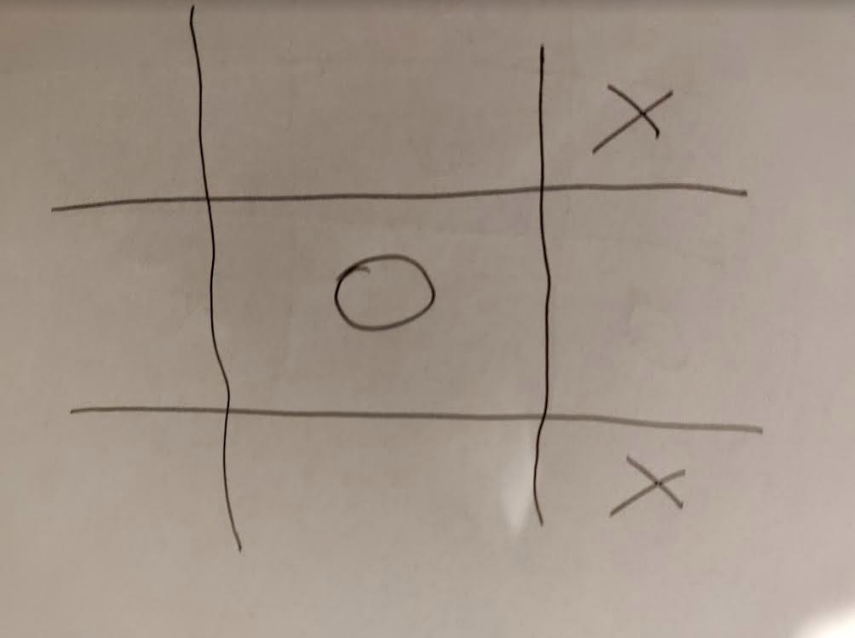
#> input picture prawiedobre/q2.png, 855 x 638 px, found by its file name
$ python c.py
#> lines starting #> are read from the running program, lines starting #| are printed output that depends on the picture; after the words box and inside, x2 and y2 are one past the last pixel; in counts of white or black regions, pixels touching at a corner belong together
import numpy as np
import cv2
from scipy import ndimage
from math import sqrt

iksy = ['zdjecia/x1.png', 'zdjecia/x2.png', 'zdjecia/x3.png', 'zdjecia/x4.png']


class linia:
    def __init__(self, x1=0, y1=0, x2=0, y2=0):
        self.x1 = x1
        self.y1 = y1
        self.x2 = x2
        self.y2 = y2
        self.dlugosc = 0
        self.srodek = []
        self.pozycja = -1
        self.pozycjax = -1
        self.pozycjay = -1
        self.orientacja = -1

    def policzdlugosc(self):
        self.dlugosc = sqrt((self.x2 - self.x1) ** 2 + (self.y2 - self.y1) ** 2)

    def policzsrodek(self):
        self.srodek = (self.x1 + self.x2) / 2, (self.y1 + self.y2) / 2

    def sprawdzpozycje(self, szerokosc, wysokosc):
        self.pozycjax = self.srodek[0] / szerokosc
        self.pozycjay = self.srodek[1] / wysokosc

    def sprawdzorientacje(self):
        if abs(self.x1 - self.x2) > abs(self.y1 - self.y2):
            self.orientacja = 0
        else:
            self.orientacja = 1


class cross:
    def __init__(self, x1=0, y1=0, x2=0, y2=0):
        self.x1 = x1
        self.x2 = x2
        self.y1 = y1
        self.y2 = y2
        self.srodek = []
        self.pozycja = '-1'

    def policzsrodek(self):
        self.srodek = (self.x1 + self.x2) / 2, (self.y1 + self.y2) / 2

    def okreslpozycje(self, prawo, dol, lewo, gora, gamestate):
        if self.srodek[1] < gora.srodek[1] and self.srodek[0] < lewo.srodek[0]:
            self.pozycja = 'gl'
            gamestate[0][0] = 'x'
        if self.srodek[1] < gora.srodek[1] and self.srodek[0] > prawo.srodek[0]:
            self.pozycja = 'gp'
            gamestate[0][2] = 'x'
        if self.srodek[1] > dol.srodek[1] and self.srodek[0] > prawo.srodek[0]:
            self.pozycja = 'dp'
            gamestate[2][2] = 'x'
        if self.srodek[1] > dol.srodek[1] and self.srodek[0] < lewo.srodek[0]:
            self.pozycja = 'dl'
            gamestate[2][0] = 'x'
        if self.srodek[1] < gora.srodek[1] and self.srodek[0] > lewo.srodek[0] and self.srodek[0] < prawo.srodek[0]:
            self.pozycja = 'gs'
            gamestate[0][1] = 'x'
        if self.srodek[1] > dol.srodek[1] and self.srodek[0] > lewo.srodek[0] and self.srodek[0] < prawo.srodek[0]:
            self.pozycja = 'ds'
            gamestate[2][1] = 'x'
        if self.srodek[0] < lewo.srodek[0] and self.srodek[1] < dol.srodek[1] and self.srodek[1] > gora.srodek[1]:
            self.pozycja = 'sl'
            gamestate[1][0] = 'x'
        if self.srodek[0] > prawo.srodek[0] and self.srodek[1] < dol.srodek[1] and self.srodek[1] > gora.srodek[1]:
            self.pozycja = 'sp'
            gamestate[1][2] = 'x'
        if self.srodek[0] > lewo.srodek[0] and self.srodek[0] < prawo.srodek[0] and self.srodek[1] < dol.srodek[1] and \
                self.srodek[1] > gora.srodek[1]:
            self.pozycja = 'ss'
            gamestate[1][1] = 'x'


class Circle:
    def __init__(self, x=0, y=0, r=0):
        self.x = x
        self.y = y
        self.r = r
        self.pozycja = ''

    def okreslpozycje(self, prawo, dol, lewo, gora, gamestate):
        if self.y < gora.srodek[1] and self.x < lewo.srodek[0]:
            self.pozycja = 'gl'
            gamestate[0][0] = 'o'
        if self.y < gora.srodek[1] and self.x > prawo.srodek[0]:
            self.pozycja = 'gp'
            gamestate[0][2] = 'o'
        if self.y > dol.srodek[1] and self.x > prawo.srodek[0]:
            self.pozycja = 'dp'
            gamestate[2][2] = 'o'
        if self.y > dol.srodek[1] and self.x < lewo.srodek[0]:
            self.pozycja = 'dl'
            gamestate[2][0] = 'o'
        if self.y < gora.srodek[1] and self.x > lewo.srodek[0] and self.x < prawo.srodek[0]:
            self.pozycja = 'gs'
            gamestate[0][1] = 'o'
        if self.y > dol.srodek[1] and self.x > lewo.srodek[0] and self.x < prawo.srodek[0]:
            self.pozycja = 'ds'
            gamestate[2][1] = 'o'
        if self.x < lewo.srodek[0] and self.y < dol.srodek[1] and self.y > gora.srodek[1]:
            self.pozycja = 'sl'
            gamestate[1][0] = 'o'
        if self.x > prawo.srodek[0] and self.y < dol.srodek[1] and self.y > gora.srodek[1]:
            self.pozycja = 'sp'
            gamestate[1][2] = 'o'
        if self.x > lewo.srodek[0] and self.x < prawo.srodek[0] and self.y < dol.srodek[1] and self.y > gora.srodek[1]:
            self.pozycja = 'ss'
            gamestate[1][1] = 'o'


class Pole:
    def __init__(self, ydol=-1, ygora=-1, xlewo=-1, xprawo=-1):
        self.ydol = ydol
        self.ygora = ygora
        self.xlewo = xlewo
        self.xprawo = xprawo


def maintain_aspect_ratio_resize(image, width=None, height=None, inter=cv2.INTER_AREA):
    dim = None
    (h, w) = image.shape[:2]
    if width is None and height is None:
        return image
    if width is None:
        r = height / float(h)
        dim = (int(w * r), height)
    else:
        r = width / float(w)
        dim = (width, int(h * r))
    return cv2.resize(image, dim, interpolation=inter)


def znajdzpola(prawo, dol, lewo, gora, pola):
    for pole in pola:
        pass


def znajdzkolka(obraz):
    kolka = []
    circles = cv2.HoughCircles(obraz, cv2.HOUGH_GRADIENT, 1, 50, param1=50, param2=40, minRadius=1, maxRadius=100)
    if circles is not None:
        circles = np.round(circles[0, :]).astype("int")
        for (x, y, r) in circles:
            cv2.circle(lines_edges, (x, y), r, (0, 255, 0), 4)
            cv2.rectangle(lines_edges, (x - 5, y - 5), (x + 5, y + 5), (0, 128, 255), -1)

    if circles is not None:
        for i in circles:
            kolka.append(Circle(i[0], i[1], i[2]))
        for i in kolka:
            i.okreslpozycje(kreski[0], kreski[1], kreski[2], kreski[3], gamestate)
    return kolka


def znajdzkrzyze(obraz):
    krzyze = []
    for i in iksy:
        template = cv2.imread(i)
        template = cv2.cvtColor(template, cv2.COLOR_BGR2GRAY)
        template = cv2.Canny(template, 50, 200)
        # template = cv2.dilate(template,kernel,iterations = 1)
        (tH, tW) = template.shape[:2]
        found = None

        for scale in np.linspace(0.1, 3.0, 20)[::-1]:

            # Resize image to scale and keep track of ratio
            resized = maintain_aspect_ratio_resize(obraz, width=int(obraz.shape[1] * scale))
            r = obraz.shape[1] / float(resized.shape[1])

            # Stop if template image size is larger than resized image
            if resized.shape[0] < tH or resized.shape[1] < tW:
                break

            # Detect edges in resized image and apply template matching
            canny = cv2.Canny(resized, 50, 200)
            detected = cv2.matchTemplate(canny, template, cv2.TM_CCOEFF)
            (_, max_val, _, max_loc) = cv2.minMaxLoc(detected)

            '''
            clone = np.dstack([canny, canny, canny])
            cv2.rectangle(clone, (max_loc[0], max_loc[1]), (max_loc[0] + tW, max_loc[1] + tH), (0,255,0), 2)
            cv2.imshow('visualize', clone)
            cv2.waitKey(0)
            '''
            if found is None or max_val > found[0]:
                found = (max_val, max_loc, r)

        (_, max_loc, r) = found
        (start_x, start_y) = (int(max_loc[0] * r), int(max_loc[1] * r))
        (end_x, end_y) = (int((max_loc[0] + tW) * r), int((max_loc[1] + tH) * r))
        krzyze.append(cross(start_x, start_y, end_x, end_y))

        # Draw bounding box on ROI
        cv2.rectangle(lines_edges, (start_x, start_y), (end_x, end_y), (0, 255, 0), 2)
        for i in krzyze:
            i.policzsrodek()
            i.okreslpozycje(kreski[0], kreski[1], kreski[2], kreski[3], gamestate)

    return krzyze


def znajdzlinie(obraz):
    rho = 1
    theta = np.pi / 180
    threshold = 15
    min_line_length = 100
    max_line_gap = 20
    lines = cv2.HoughLinesP(obraz, rho, theta, threshold, np.array([]),
                            min_line_length, max_line_gap)

    linie = []
    for i in lines:
        linie.append(linia(i[0][0], i[0][1], i[0][2], i[0][3]))

    for i in linie:
        i.policzdlugosc()
        i.policzsrodek()
        i.sprawdzpozycje(img_width, img_height)
        i.sprawdzorientacje()
    return linie


def znajdzkrawedzie():
    pion = []
    poziom = []
    pionprawo = []
    pionlewo = []
    poziomgora = []
    poziomdol = []
    for i in linie:
        if i.orientacja == 1 and i.pozycjax >= 0.5 and i.pozycjax <= 0.9:
            pionprawo.append(i)
            pion.append(i)
        if i.orientacja == 1 and i.pozycjax < 0.5 and i.pozycjax > 0.1:
            pionlewo.append(i)
            pion.append(i)
        if i.orientacja == 0 and i.pozycjay < 0.5 and i.pozycjay > 0.1:
            poziomgora.append(i)
            poziom.append(i)
        if i.orientacja == 0 and i.pozycjay >= 0.5 and i.pozycjay <= 0.9:
            poziomdol.append(i)
            poziom.append(i)

    najdluzszapionprawo = pionprawo[0]
    for i in pion:
        if i.dlugosc > najdluzszapionprawo.dlugosc and i.pozycjax > 0.5:
            najdluzszapionprawo = i
    najdluzszapionlewo = pionlewo[0]
    for i in pion:
        if i.dlugosc > najdluzszapionlewo.dlugosc and i.pozycjax < 0.5:
            najdluzszapionlewo = i
    najdluzszapoziomgora = poziomgora[0]
    for i in poziom:
        if i.dlugosc > najdluzszapoziomgora.dlugosc and i.pozycjay < 0.5:
            najdluzszapoziomgora = i
    najdluzszapoziomdol = poziomdol[0]
    for i in poziom:
        if i.dlugosc > najdluzszapoziomdol.dlugosc and i.pozycjay > 0.5:
            najdluzszapoziomdol = i

    maksikx = pion[0]
    maksiky = poziom[0]
    minix = pion[0]
    miniy = poziom[0]
    dl = 30
    for i in pionprawo:
        if i.pozycjax > maksikx.pozycjax and i.dlugosc > najdluzszapionprawo.dlugosc - dl:
            maksikx = i
    for i in pionlewo:
        if i.pozycjax < minix.pozycjax and i.dlugosc > najdluzszapionlewo.dlugosc - dl:
            minix = i

    for i in poziomdol:
        if i.pozycjay > maksiky.pozycjay and i.dlugosc > najdluzszapoziomdol.dlugosc - dl:
            maksiky = i
    for i in poziomgora:
        if i.pozycjay < miniy.pozycjay and i.dlugosc > najdluzszapoziomgora.dlugosc - dl:
            miniy = i

    najdluzsze = [najdluzszapionlewo, najdluzszapionprawo, najdluzszapoziomdol, najdluzszapoziomgora]
    kreski = [maksikx, maksiky, minix, miniy]
    return kreski , najdluzsze


# [18 lines left out: functions pokazstangry, pokazplansze, not called in this run]
zdjecia = ['q2.png', 'q3.png', '10.png']
for i in zdjecia:
    # to sa wartosci testowe wykorzystywane do obliczen
    gamestate = [["-", "-", "-"], ["-", "-", "-"], ["-", "-", "-"]]
    kernel = np.ones((7, 7), np.uint8)
    img = cv2.imread('zdjecia/'+i)  # najlepsze do testow 10.png, 11.png, 2.jpg #odreczny rysunek q.png (nie lapie dobrze lini)
#> img is the input picture: shape (638, 855, 3); mean B, G, R 136.2, 147.3, 161
    img_width = img.shape[1]
    img_height = img.shape[0]
    img_g = cv2.cvtColor(img, cv2.COLOR_BGR2GRAY)
    ret, thresh1 = cv2.threshold(img_g, 127, 255, cv2.THRESH_BINARY)
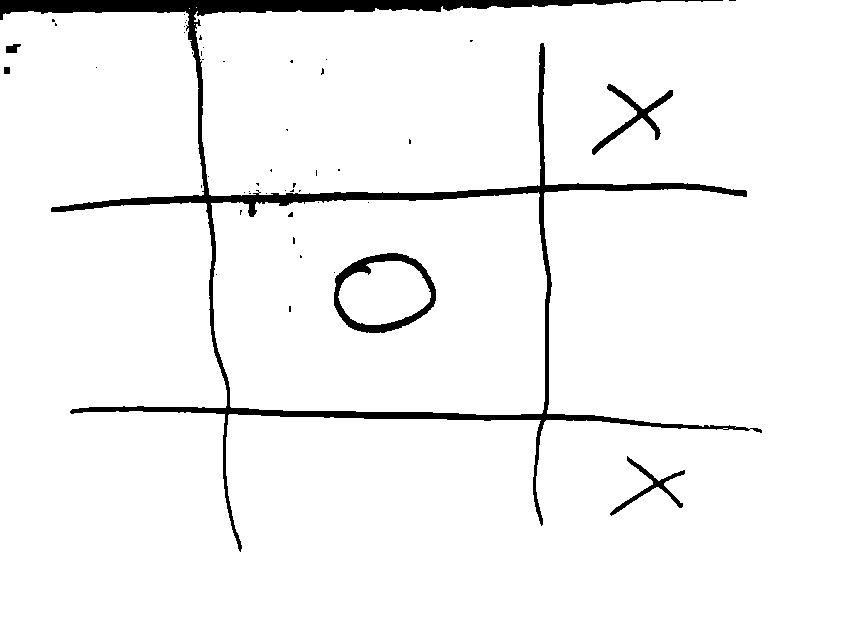
#> thresh1: shape (638, 855); 95.7% white; 50 black regions (44 under 20 px), largest, box (x1, y1, x2, y2) and area: (0, 0, 762, 552) 19523, (334, 253, 436, 333) 1935, (592, 84, 673, 155) 993, (610, 456, 685, 516) 660, (6, 44, 21, 53) 96, (4, 67, 10, 74) 42
    thresh1 = cv2.morphologyEx(thresh1, cv2.MORPH_OPEN, kernel)
#> thresh1: shape (638, 855); 95.5% white; 22 black regions (16 under 20 px), largest, box (x1, y1, x2, y2) and area: (0, 0, 762, 552) 20324, (334, 253, 436, 333) 1989, (592, 84, 673, 155) 1032, (610, 456, 685, 516) 692, (6, 44, 21, 53) 96, (4, 67, 10, 74) 42
    kernel_size = 5
    blur_gray = cv2.GaussianBlur(img_g, (kernel_size, kernel_size), 0)
    low_threshold = 50
    high_threshold = 100
    edges = cv2.Canny(blur_gray, low_threshold, high_threshold)
#> edges: shape (638, 855); 1.2% white in thin lines or dots, all inside (x1, y1, x2, y2) = (51, 5, 763, 552)
    erosion1 = edges
    erosion2 = edges
    for i in range(5):
        dilation1 = cv2.dilate(erosion1, kernel, iterations=1)
        dilation2 = cv2.dilate(erosion2, kernel, iterations=3)
        erosion1 = cv2.erode(dilation1, kernel, iterations=1)
        erosion2 = cv2.erode(dilation2, kernel, iterations=2)
#> dilation2: shape (638, 855); 28.1% white; 2 white regions, box (x1, y1, x2, y2) and area: (30, 0, 784, 573) 137775, (313, 233, 457, 353) 15423
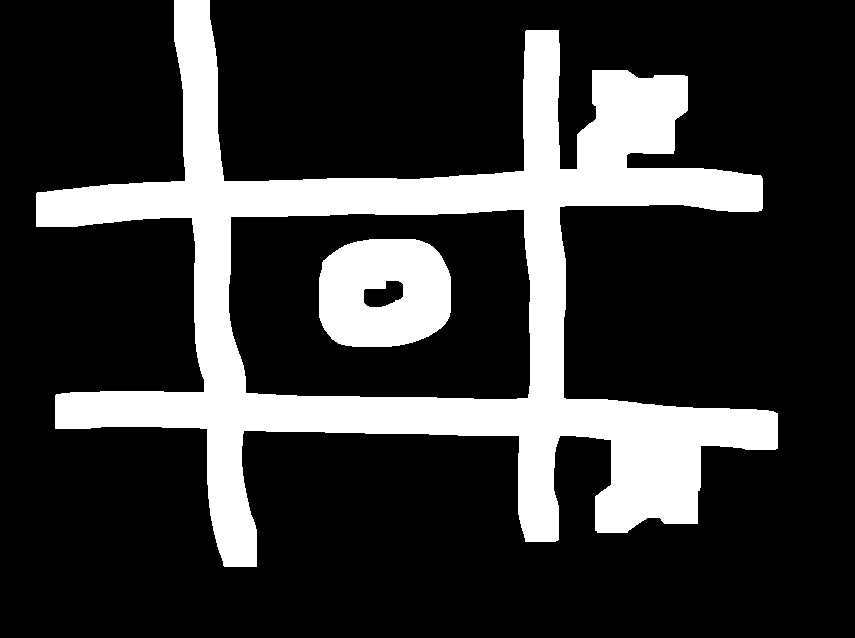
#> erosion2: shape (638, 855); 21.4% white; 2 white regions, box (x1, y1, x2, y2) and area: (36, 0, 778, 567) 104895, (319, 239, 451, 347) 11766
    line_image = np.copy(img) * 0
#> line_image: shape (638, 855, 3); every value is 0
    gotowe = np.copy(img) * 0

    # tu wykonywane sa obliczenia i konczy sie gra
    linie = znajdzlinie(erosion1)
#> in znajdzlinie, `lines = cv2.HoughLinesP(obraz, rho, theta, threshold, np.array([]), mi..`: lines = 32 rows, first 6: [76, 408, 621, 417], [78, 204, 381, 193], [71, 409, 639, 419], [539, 420, 714, 423], [85, 407, 612, 416], [206, 201, 701, 184]
#> the loop in znajdzlinie, `for i in lines:` made 32 passes
#> after the loop in znajdzlinie, `for i in lines:`: linie = 32 items
#> the loop in znajdzlinie, `for i in linie:` made 32 passes
#> linie = 32 items
    kreski, najdluzsze = znajdzkrawedzie()
#> the loop in znajdzkrawedzie, `for i in linie:` made 32 passes
#> after the loop in znajdzkrawedzie, `for i in linie:`: pion = 9 items; pionlewo = 4 items; pionprawo = 5 items; poziom = 23 items; poziomdol = 12 items; poziomgora = 11 items
#> the loop in znajdzkrawedzie, `for i in pion:` made 9 passes
#> the loop in znajdzkrawedzie, `for i in poziom:` made 23 passes
#> the loop in znajdzkrawedzie, `for i in pionprawo:` made 5 passes
#> the loop in znajdzkrawedzie, `for i in pionlewo:` made 4 passes
#> the loop in znajdzkrawedzie, `for i in poziomdol:` made 12 passes
#> the loop in znajdzkrawedzie, `for i in poziomgora:` made 11 passes
#> kreski = 4 items; najdluzsze = 4 items
    cv2.imshow('image1', erosion1)
    cv2.waitKey(0)
    cv2.destroyAllWindows()
    for i in kreski:
        cv2.line(gotowe, (i.x1, i.y1), (i.x2, i.y2), (255, 255, 0), 5)
#> this loop made 4 passes
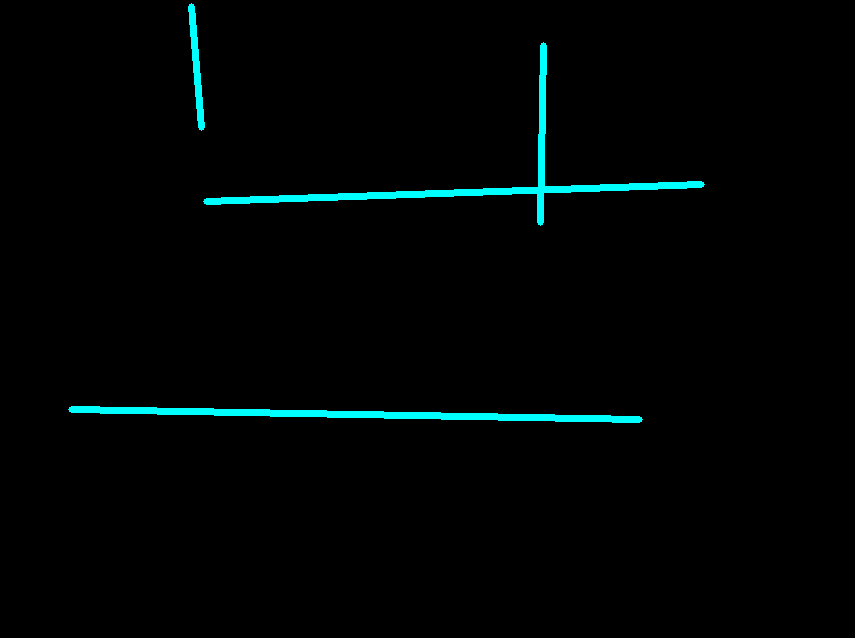
#> gotowe: shape (638, 855, 3); mean B, G, R 4.5, 4.5, 0
    pola = []
    for i in range(9):
        pola.append(Pole())
    lines_edges = cv2.addWeighted(img, 0.8, gotowe, 1, 0)
    kolka = znajdzkolka(blur_gray)  # dziala tez dobrze na blur_gray
#> in znajdzkolka, `circles = cv2.HoughCircles(obraz, cv2.HOUGH_GRADIENT, 1, 50, param1=50..`: circles = [[368.5, 295.5, 35.1]]
#> in znajdzkolka, `circles = np.round(circles[0, :]).astype("int")`: circles = [[368, 296, 35]]
#> the loop in znajdzkolka, `for (x, y, r) in circles:` made 1 pass
#> after the loop in znajdzkolka, `for (x, y, r) in circles:`:
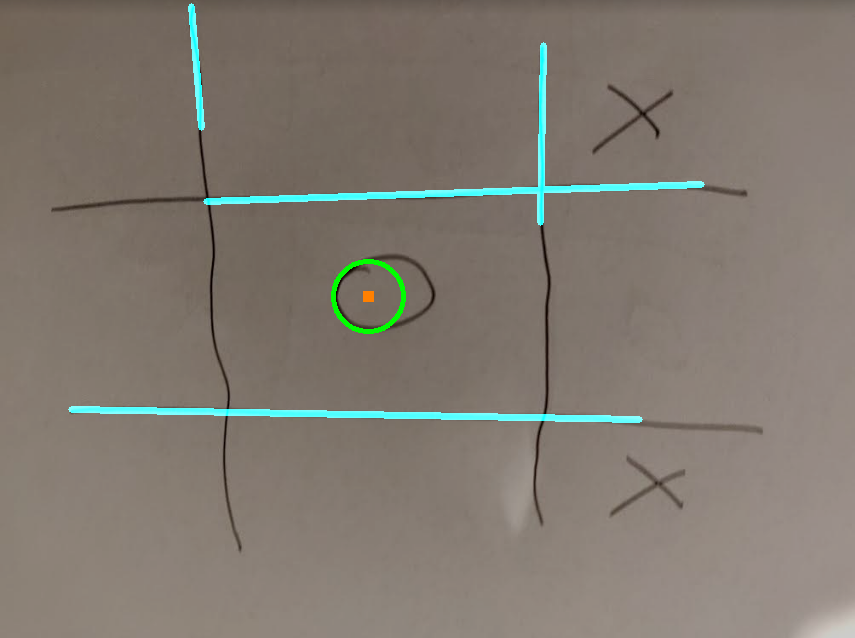
#> lines_edges: shape (638, 855, 3); mean B, G, R 112.1, 121.3, 128.6
#> the loop in znajdzkolka, `for i in circles:` made 1 pass
#> after the loop in znajdzkolka, `for i in circles:`: kolka = 1 item
#> the loop in znajdzkolka, `for i in kolka:` made 1 pass
#> kolka = 1 item
    krzyze = znajdzkrzyze(erosion1)
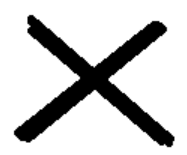
#> input picture zdjecia/x1.png, 187 x 155 px
#> in znajdzkrzyze, template is the input picture: shape (155, 187, 3); min 0, max 255, mean 202.2
#> the loop in znajdzkrzyze, `for scale in np.linspace(0.1, 3.0, 20)[::-1]:` made 20 passes
#> (max_val, found) on passes 1, 3, 5, 7: (7988795.5, (7988795.5, (1834, 259), 0.333)), (8092958.5, (8092958.5, (1676, 1221), 0.371)), (8298545.5, (8298545.5, (1475, 1073), 0.419)), (8446635, (8446635, (1245, 159), 0.48))
#> pass 1, in znajdzkrzyze, `detected = cv2.matchTemplate(canny, template, cv2.TM_CCOEFF)`:
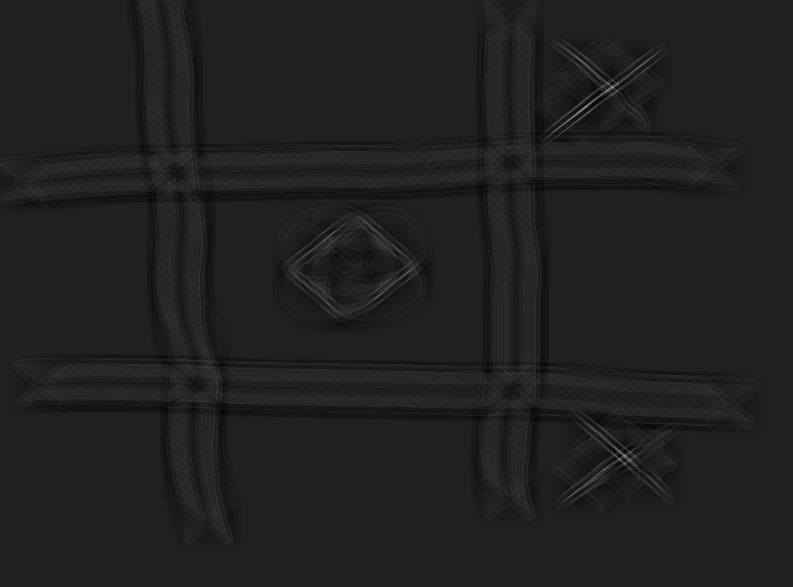
#> detected: shape (1760, 2379) float32 (shown at 1/3 size); min -1168426.4, max 7988795.5, mean -53.2; drawn with min black and max white
#> in znajdzkrzyze, `(_, max_loc, r) = found`: max_loc = (1245, 159); r = 0.48
#> in znajdzkrzyze, `(start_x, start_y) = (int(max_loc[0] * r), int(max_loc[1] * r))`: start_x = 597; start_y = 76
#> in znajdzkrzyze, `(end_x, end_y) = (int((max_loc[0] + tW) * r), int((max_loc[1] + tH) * ..`: end_x = 687; end_y = 150
#> in __init__, `self.x1 = x1`: self.x1 = 597
#> in __init__, `self.x2 = x2`: self.x2 = 687
#> in __init__, `self.y1 = y1`: self.y1 = 76
#> in __init__, `self.y2 = y2`: self.y2 = 150
#> in znajdzkrzyze, `cv2.rectangle(lines_edges, (start_x, start_y), (end_x, end_y), (0, 255..`:
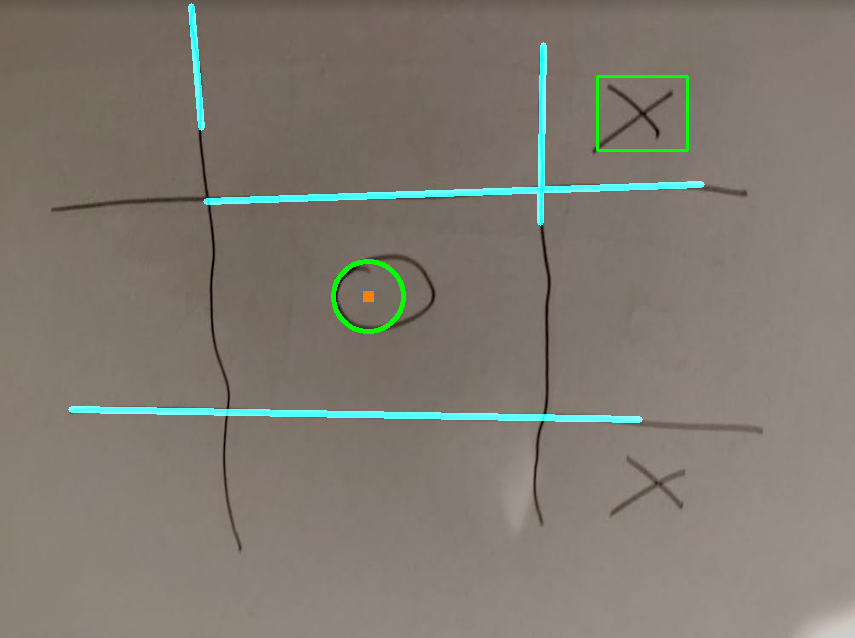
#> lines_edges: shape (638, 855, 3); 0.18% of pixels changed, all inside (x1, y1, x2, y2) = (596, 75, 689, 152)
#> the loop in znajdzkrzyze, `for i in krzyze:` made 1 pass
#> (the run stopped early here; a loop or call above may not have finished)
